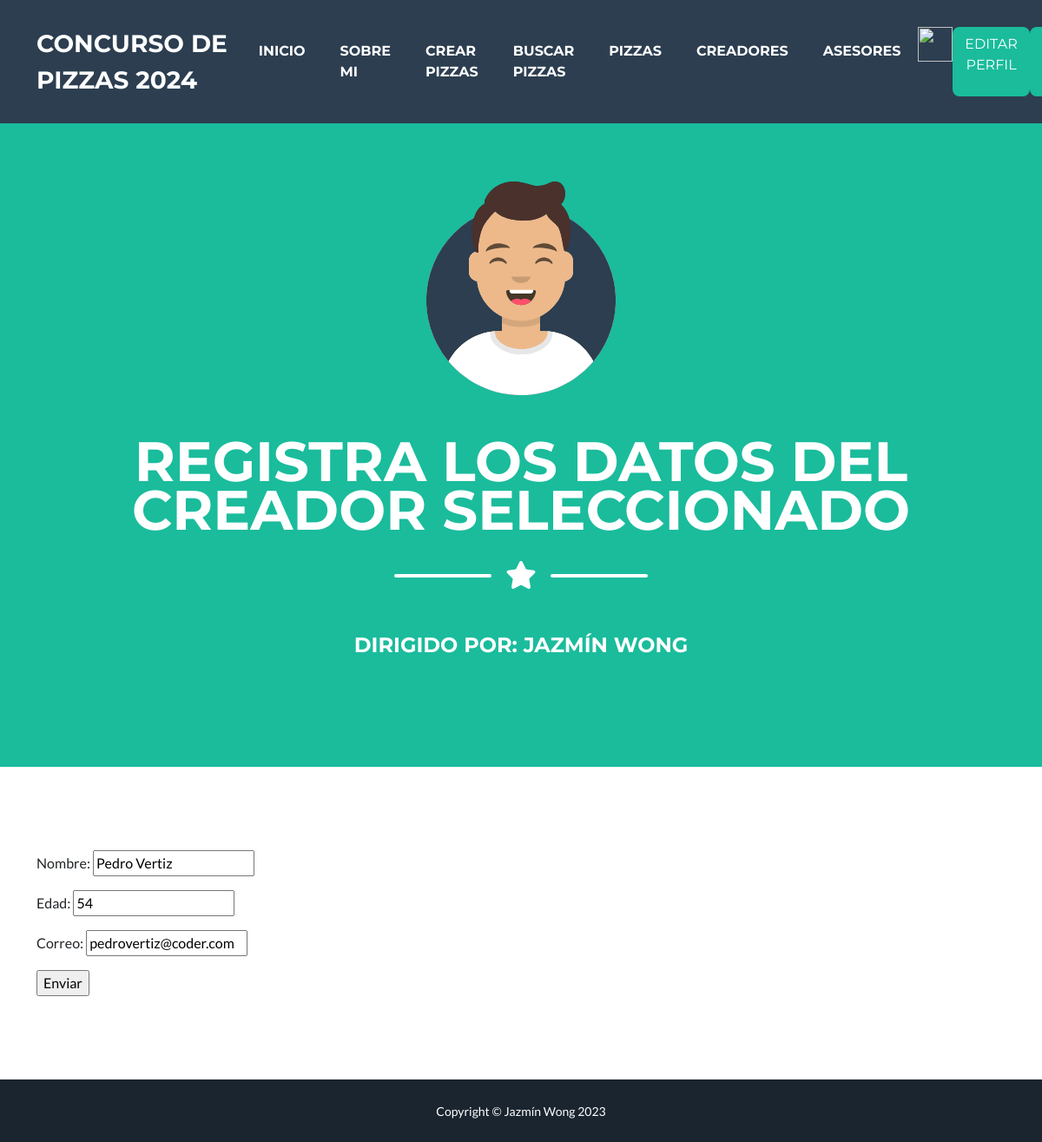
The page /AppPizzas/Creador/editar/3 (signed in) on the database its author committed.
### AppPizzas/models.py (models this page shows, shortened)
class Creador(models.Model):
    nombre = models.CharField(max_length=30)
    edad = models.IntegerField()
    correo = models.EmailField()

### AppPizzas/views.py (the view)
# urls.py: path('Creador/editar/<int:pk>', ActualizarCreador.as_view(),name='CreadorEditar'),
class ActualizarCreador(LoginRequiredMixin,UpdateView):
    model = Creador
    success_url = "/AppPizzas/Creador/list"
    fields = ["nombre","edad","correo"]

### AppPizzas/templates/AppPizzas/creador_form.html (shortened to what this page needs)
{% extends "AppPizzas/padre.html" %}
{% load static %}
{% block titulo %}
Registra los datos del creador seleccionado
{% endblock %}
{% block content %}
<!DOCTYPE html>
<html lang="en">
<head>
</head>
<body>
    <form action="" method="POST"> {%csrf_token %}
        {{form.as_p}}
        <input type="submit" value="Enviar">
    </form>
</body>
</html>
{% endblock %}

### rows shown on the page
Creador: nombre "Pedro Vertiz", edad "54", correo "pedrovertiz@coder.com"
